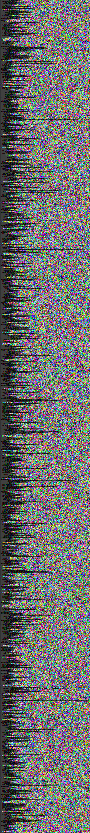
#> input picture img2file_doc.png, 90 x 833 px
$ python -i rotation_correction.py   (imports and definitions only)   (older library calls are emulated)
#> lines starting #> are read from the running program, lines starting #| are printed output that depends on the picture; after the words box and inside, x2 and y2 are one past the last pixel; in counts of white or black regions, pixels touching at a corner belong together
#> further down, picture is the input picture: shape (833, 90, 3); mean B, G, R 109.9, 109.8, 109.8
#Document image orientation correction
#This approach is based on text orientation

#Assumption: Document image contains all text in same orientation

import cv2
import numpy as np
from skimage.filters import threshold_yen

debug = True

#Display image
def display(img, frameName="OpenCV Image"):
    if not debug:
        return
    h, w = img.shape[0:2]
    neww = 800
    newh = int(neww*(h/w))
    img = cv2.resize(img, (neww, newh))
    cv2.imshow(frameName, img)
    cv2.waitKey(0)

#rotate the image with given theta value
def rotate(img, theta):
    rows, cols = img.shape[0], img.shape[1]
    image_center = (cols/2, rows/2)

    M = cv2.getRotationMatrix2D(image_center,theta,1)

    abs_cos = abs(M[0,0])
    abs_sin = abs(M[0,1])

    bound_w = int(rows * abs_sin + cols * abs_cos)
    bound_h = int(rows * abs_cos + cols * abs_sin)

    M[0, 2] += bound_w/2 - image_center[0]
    M[1, 2] += bound_h/2 - image_center[1]

    # rotate orignal image to show transformation
    rotated = cv2.warpAffine(img,M,(bound_w,bound_h),borderValue=(255,255,255))
    return rotated


def slope(x1, y1, x2, y2):
    if x1 == x2:
        return 0
    slope = (y2-y1)/(x2-x1)
    theta = np.rad2deg(np.arctan(slope))
    return theta

def pre_process_image(img):
    blur = cv2.GaussianBlur(img, (5, 5), 0)
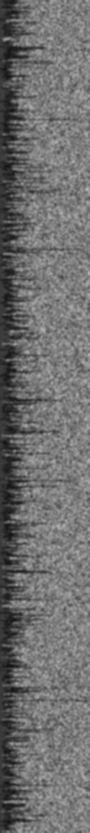
#> blur: shape (833, 90); min 19, max 185, mean 109.8
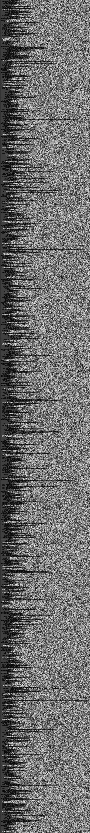
#> img: shape (833, 90); min 2, max 253, mean 109.8
    _, thresh = cv2.threshold(blur, threshold_yen(img), 255, cv2.THRESH_BINARY)
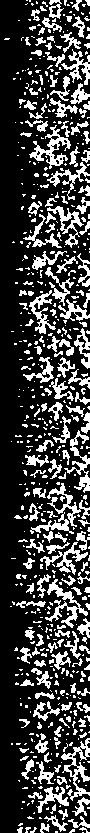
#> thresh: shape (833, 90); 25.4% white; 609 white regions (435 under 20 px), largest, box (x1, y1, x2, y2) and area: (61, 738, 90, 801) 583, (29, 125, 71, 169) 568, (45, 579, 88, 628) 568
    bitwise = cv2.bitwise_not(thresh)
    erosion = cv2.erode(bitwise, np.ones((5, 5) ,np.uint8), iterations=5)
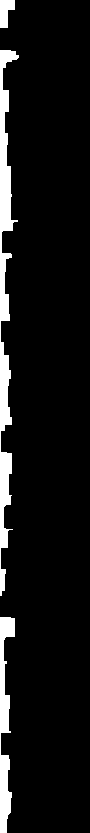
#> erosion: shape (833, 90); 7.8% white; 3 white regions, box (x1, y1, x2, y2) and area: (0, 50, 19, 596) 3891, (0, 617, 15, 833) 1663, (0, 0, 15, 28) 294
    dilation = cv2.dilate(bitwise, np.ones((7, 7) ,np.uint8), iterations=5)
#> dilation: shape (833, 90); every value is 255
    return dilation

def rotate_image(img):
    textImg = img.copy()

    small = pre_process_image(cv2.cvtColor(textImg, cv2.COLOR_BGR2GRAY))

    #find the gradient map
    kernel = cv2.getStructuringElement(cv2.MORPH_ELLIPSE, (3, 3))
    grad = cv2.morphologyEx(small, cv2.MORPH_GRADIENT, kernel)
#> grad: shape (833, 90); every value is 0

    # display(grad)

    #Binarize the gradient image
    _, bw = cv2.threshold(grad, 0.0, 255.0, cv2.THRESH_BINARY | cv2.THRESH_OTSU)
    # display(bw)

    #connect horizontally oriented regions
    #kernal value (9,1) can be changed to improved the text detection
    kernel = cv2.getStructuringElement(cv2.MORPH_RECT, (9, 1))
    connected = cv2.morphologyEx(bw, cv2.MORPH_CLOSE, kernel)
    # display(connected)

    # using RETR_EXTERNAL instead of RETR_CCOMP
    # _ , contours, hierarchy = cv2.findContours(connected.copy(), cv2.RETR_EXTERNAL, cv2.CHAIN_APPROX_NONE)
    contours, hierarchy = cv2.findContours(connected.copy(), cv2.RETR_EXTERNAL, cv2.CHAIN_APPROX_NONE) #opencv >= 4.0
#> contours = []


    mask = np.zeros(bw.shape, dtype=np.uint8)
    #display(mask)
    #cumulative theta value
    cummTheta = 0
    #number of detected text regions
    ct = 0
    for idx in range(len(contours)):
        x, y, w, h = cv2.boundingRect(contours[idx])
        mask[y:y+h, x:x+w] = 0
        #fill the contour
        cv2.drawContours(mask, contours, idx, (255, 255, 255), -1)
        #display(mask)
        #ratio of non-zero pixels in the filled region
        r = float(cv2.countNonZero(mask[y:y+h, x:x+w])) / (w * h)

        #assume at least 45% of the area is filled if it contains text
        if r > 0.45 and w > 8 and h > 8:
            #cv2.rectangle(textImg, (x1, y), (x+w-1, y+h-1), (0, 255, 0), 2)

            rect = cv2.minAreaRect(contours[idx])
            box = cv2.boxPoints(rect)
            box = np.intp(box)
            cv2.drawContours(textImg,[box],0,(0,0,255),2)

            #we can filter theta as outlier based on other theta values
            #this will help in excluding the rare text region with different orientation from ususla value
            theta = slope(box[0][0], box[0][1], box[1][0], box[1][1])
            cummTheta += theta
            ct +=1
#> this loop made 0 passes
#> after the loop, ct = 0; cummTheta = 0
            #print("Theta", theta)

    #find the average of all cumulative theta value
    if ct == 0:
        orientation = cummTheta
#> orientation = 0
    else:
        orientation = cummTheta/ct
    # print("Image orientation in degress: ", orientation)
    finalImage = rotate(img, orientation)
#> in rotate, `M = cv2.getRotationMatrix2D(image_center,theta,1)`: M = [[1, 0, 0], [0, 1, 0]]
#> in rotate, `abs_cos = abs(M[0,0])`: abs_cos = 1
#> in rotate, `abs_sin = abs(M[0,1])`: abs_sin = 0
#> in rotate, `bound_w = int(rows * abs_sin + cols * abs_cos)`: bound_w = 90
#> in rotate, `bound_h = int(rows * abs_cos + cols * abs_sin)`: bound_h = 833
    # display(textImg, "Detectd Text minimum bounding box")
    # display(finalImage, "Deskewed Image")
    return [finalImage, orientation]

# if __name__ == "__main__":
#     filePath = r'test_img\31.jpg'
#     main(filePath)

>>> import cv2
>>> picture = cv2.imread('../img2file_doc.png')
>>> result = rotate_image(picture)
#> result = 2 items
